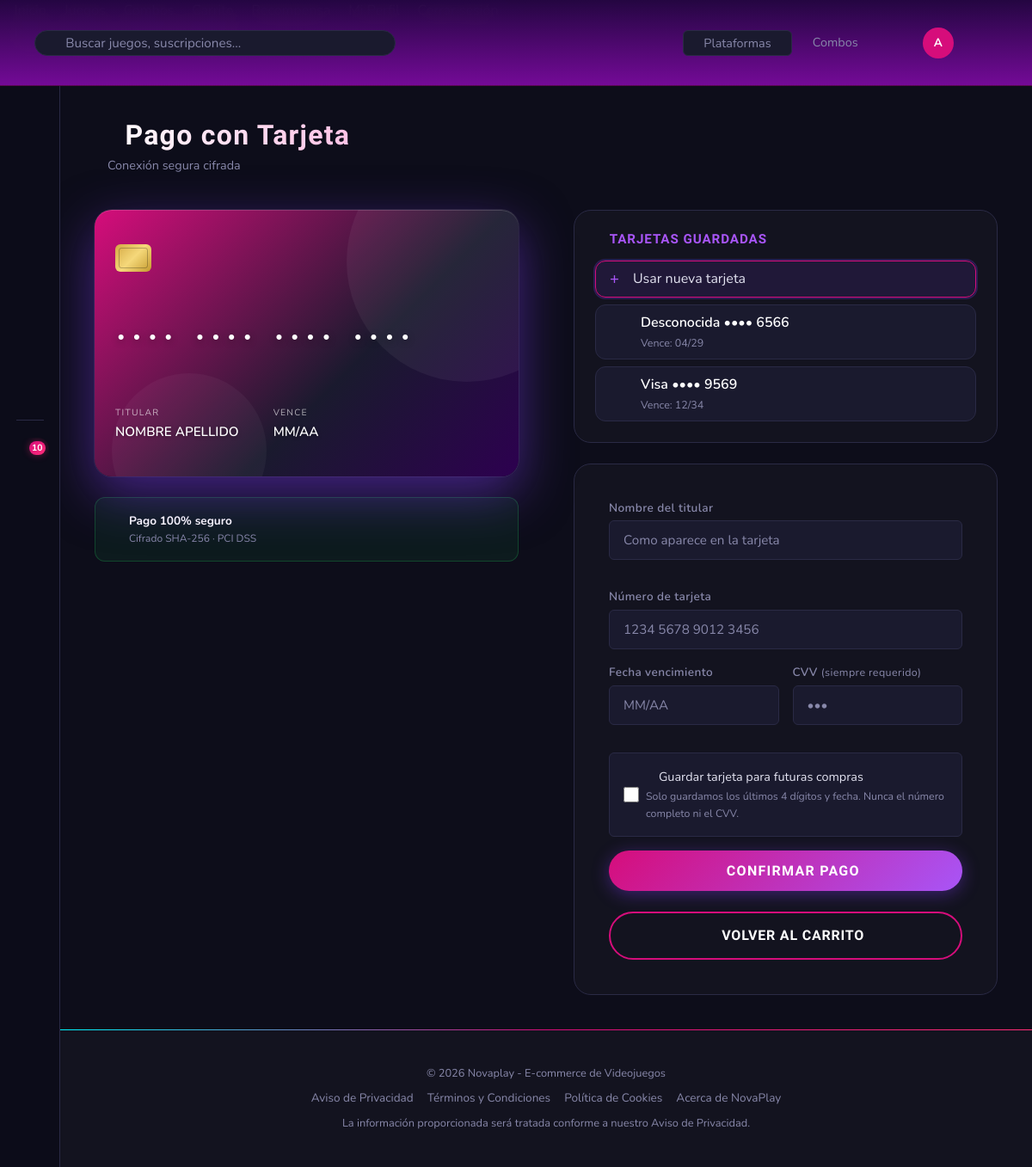
/pago_tarjeta.php (signed in), run on the app's committed database.
### tables this page shows
CREATE TABLE `tarjetas_guardadas` (
  `id` int(11) NOT NULL AUTO_INCREMENT,
  `id_usuario` int(11) NOT NULL,
  `token` char(64) NOT NULL COMMENT 'Token único de la tarjeta',
  `ultimos4` char(4) NOT NULL COMMENT 'Últimos 4 dígitos',
  `marca` varchar(20) DEFAULT 'Desconocida' COMMENT 'Visa / Mastercard / etc.',
  `expiry` char(5) NOT NULL COMMENT 'MM/AA',
  `alias` varchar(60) DEFAULT NULL,
  `creado` timestamp NOT NULL DEFAULT current_timestamp(),
  PRIMARY KEY (`id`),
  UNIQUE KEY `token` (`token`),
  KEY `id_usuario` (`id_usuario`),
  CONSTRAINT `tarjetas_ibfk_1` FOREIGN KEY (`id_usuario`) REFERENCES `usuarios` (`id_usuario`) ON DELETE CASCADE
);

### security.php (called while the page is built, shortened)
<?php
function e(string $value): string {
    return htmlspecialchars($value, ENT_QUOTES | ENT_SUBSTITUTE, 'UTF-8');
}

### pago_tarjeta.php (the view, shortened to what this page needs)
<?php
require_once 'header.php';
$uid = (int)$_SESSION['user_id'];
$savedCards = [];
try {
    $stmtSC = $conn->prepare(
        "SELECT id, ultimos4, marca, expiry FROM tarjetas_guardadas
         WHERE id_usuario = ? ORDER BY creado DESC"
    );
    $stmtSC->bind_param("i", $uid);
    $stmtSC->execute();
    $resSC = $stmtSC->get_result();
    while ($row = $resSC->fetch_assoc()) $savedCards[] = $row;
} catch (Exception $e) {}
?>
<main class="payment-page" aria-label="Pago con tarjeta">
  <div class="payment-header">
    <h2>
      <i class="fa-solid fa-credit-card" aria-hidden="true"></i>
      Pago con Tarjeta
    </h2>
    <p style="color:var(--clr-text-muted);font-size:.9rem;margin-top:4px;">
      <i class="fa-solid fa-lock" style="color:var(--clr-success);" aria-hidden="true"></i>
      Conexión segura cifrada
    </p>
  </div>
  <div class="payment-layout">
    <div class="payment-card-col">
      <div class="credit-card-preview" id="cardPreview" aria-hidden="true">
        <div class="card-chip">
          <div class="card-chip-lines"></div>
        </div>
        <div class="card-logo" id="previewBrand">
          <i class="fa-brands fa-credit-card"></i>
        </div>
        <div class="card-number-display" id="previewNumber">•••• •••• •••• ••••</div>
        <div class="card-info-row">
          <div>
            <div class="card-info-label">Titular</div>
            <div class="card-info-value" id="previewName">NOMBRE APELLIDO</div>
          </div>
          <div>
            <div class="card-info-label">Vence</div>
            <div class="card-info-value" id="previewExpiry">MM/AA</div>
          </div>
        </div>
      </div>
      <div class="payment-security-badge">
        <i class="fa-solid fa-shield-halved" style="color:var(--clr-success);font-size:1.2rem;" aria-hidden="true"></i>
        <div>
          <div style="font-weight:700;font-size:.85rem;color:var(--clr-white);">Pago 100% seguro</div>
          <div style="font-size:.75rem;color:var(--clr-text-muted);">Cifrado SHA-256 · PCI DSS</div>
        </div>
        <div style="display:flex;gap:var(--space-sm);margin-left:auto;opacity:.7;">
          <i class="fa-brands fa-cc-visa" style="font-size:1.6rem;color:var(--clr-white);" aria-label="Visa"></i>
          <i class="fa-brands fa-cc-mastercard" style="font-size:1.6rem;color:var(--clr-white);" aria-label="Mastercard"></i>
          <i class="fa-brands fa-cc-amex" style="font-size:1.6rem;color:var(--clr-white);" aria-label="Amex"></i>
        </div>
      </div>
    </div>
    <div class="payment-form-col">
      <?php if (!empty($savedCards)): ?>
      <div class="saved-cards-section">
        <h4 class="saved-cards-title">
          <i class="fa-solid fa-wallet" aria-hidden="true"></i>
          Tarjetas guardadas
        </h4>
        <div class="saved-cards-list" role="radiogroup" aria-label="Seleccionar tarjeta guardada">
          <label class="saved-card-option active" data-card-id="new" tabindex="0">
            <i class="fa-solid fa-plus" style="font-size:1.2rem;color:var(--clr-accent-2);" aria-hidden="true"></i>
            <span>Usar nueva tarjeta</span>
          </label>
          <?php foreach ($savedCards as $sc):
            $icono = match(strtolower($sc['marca'])) {
                'visa'       => 'fa-brands fa-cc-visa',
                'mastercard' => 'fa-brands fa-cc-mastercard',
                'amex'       => 'fa-brands fa-cc-amex',
                'discover'   => 'fa-brands fa-cc-discover',
                default      => 'fa-solid fa-credit-card',
            };
          ?>
          <label class="saved-card-option"
                 data-card-id="<?= (int)$sc['id'] ?>"
                 data-expiry="<?= e($sc['expiry']) ?>"
                 data-ultimos4="<?= e($sc['ultimos4']) ?>"
                 data-marca="<?= e($sc['marca']) ?>"
                 tabindex="0">
            <i class="<?= $icono ?>" style="font-size:1.6rem;" aria-hidden="true"></i>
            <div>
              <div style="font-weight:600;color:var(--clr-white);">
                <?= e($sc['marca']) ?> •••• <?= e($sc['ultimos4']) ?>
              </div>
              <div style="font-size:.78rem;color:var(--clr-text-muted);">Vence: <?= e($sc['expiry']) ?></div>
            </div>
          </label>
          <?php endforeach; ?>
        </div>
      </div>
      <?php endif; ?>
      <form class="payment-form"
            method="POST"
            action="procesar_pago.php"
            id="paymentForm"
            novalidate
            aria-label="Formulario de pago">
        <div class="form-group">
          <label for="card_name">Nombre del titular</label>
          <input type="text"
                 id="card_name"
                 name="card_name"
                 class="form-control"
                 placeholder="Como aparece en la tarjeta"
                 required
                 maxlength="60"
                 autocomplete="cc-name">
        </div>
        <div id="new-card-fields">
          <div class="form-group">
            <label for="card_number">Número de tarjeta</label>
            <div style="position:relative;">
              <input type="text"
                     id="card_number"
                     name="card_number"
                     class="form-control"
                     placeholder="1234 5678 9012 3456"
                     required
                     maxlength="19"
                     inputmode="numeric"
                     autocomplete="cc-number"
                     style="padding-right:3rem;">
              <span id="brandIcon"
                    style="position:absolute;right:12px;top:50%;transform:translateY(-50%);font-size:1.4rem;color:var(--clr-text-muted);"
                    aria-hidden="true">
                <i class="fa-solid fa-credit-card"></i>
              </span>
            </div>
          </div>
          <div class="payment-row">
            <div class="form-group">
              <label for="card_expiry">Fecha vencimiento</label>
              <input type="text"
                     id="card_expiry"
                     name="card_expiry"
                     class="form-control"
                     placeholder="MM/AA"
                     required
                     maxlength="5"
                     inputmode="numeric"
                     autocomplete="cc-exp">
            </div>
            <div class="form-group">
              <label for="card_cvv">
                CVV
                <span style="color:var(--clr-text-muted);font-size:.78rem;font-weight:400;">
                  (siempre requerido)
                </span>
              </label>
              <input type="password"
                     id="card_cvv"
                     name="card_cvv"
                     class="form-control"
                     placeholder="•••"
                     required
                     maxlength="3"
                     inputmode="numeric"
                     autocomplete="cc-csc">
            </div>
          </div>
        </div>
        <div id="save-card-wrap" class="save-card-checkbox">
          <input type="checkbox"
                 id="guardar_tarjeta"
                 name="guardar_tarjeta"
                 value="1">
          <div>
            <label for="guardar_tarjeta">
              <i class="fa-solid fa-shield-halved"
                 style="color:var(--clr-accent);"
                 aria-hidden="true"></i>
              Guardar tarjeta para futuras compras
            </label>
            <small>Solo guardamos los últimos 4 dígitos y fecha. Nunca el número completo ni el CVV.</small>
          </div>
        </div>
        <button type="submit" class="btn btn-full btn-pay" id="payBtn">
          <i class="fa-solid fa-lock" aria-hidden="true"></i>
          Confirmar Pago
        </button>
        <a href="carrito.php" class="btn2 btn-full" style="margin-top:8px;text-align:center;">
          <i class="fa-solid fa-arrow-left" aria-hidden="true"></i>
          Volver al carrito
        </a>
      </form>
    </div>
  </div>
</main>
<?php require_once 'footer.php'; ?>

### data on the page
tarjetas_guardadas: marca "Desconocida", ultimos4 "6566", expiry "04/29"
tarjetas_guardadas: marca "Visa", ultimos4 "9569", expiry "12/34"

### other printed values
substr($_SESSION['username'] ?? 'U', 0, 1) "A"
$notifCount "10"
